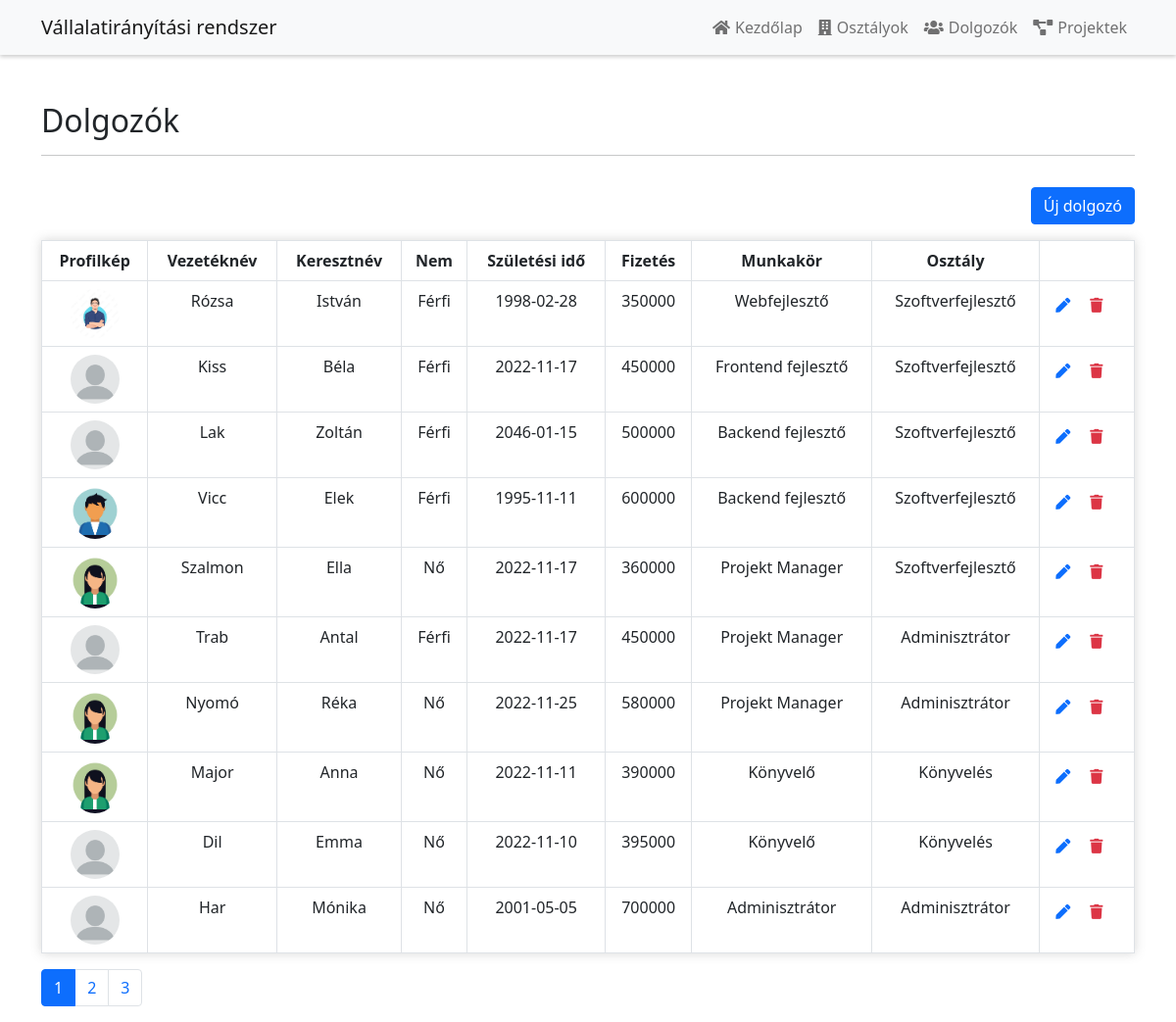
Screenshot of /employe.php with the database file from the repository.
### tables this page shows
CREATE TABLE `dolgozo` (
  `id` int(11) NOT NULL,
  `veznev` varchar(40) NOT NULL,
  `kernev` varchar(40) NOT NULL,
  `nem` tinyint(4) NOT NULL,
  `szulido` date NOT NULL,
  `fizetes` int(11) NOT NULL,
  `munkakor` varchar(40) NOT NULL,
  `profilkep` varchar(100) DEFAULT NULL,
  `osztaly_id` int(11) DEFAULT NULL
);

CREATE TABLE `osztaly` (
  `id` int(11) NOT NULL,
  `nev` varchar(40) NOT NULL,
  `manager_id` int(11) DEFAULT NULL
);

### employe.php (the view)
<?php
include('functions.php');
$pdo = pdo_connect_mysql();
$perPage = 10;
$total_row = $pdo->query('SELECT dolgozo.* FROM dolgozo')->rowCount();
$pages = ceil($total_row / $perPage);
$page = isset($_GET['page']) ? $_GET["page"] : 1;
$start = ($page - 1) * $perPage;
$query = "SELECT dolgozo.* FROM dolgozo LIMIT $start,$perPage";
$dolgozok = $pdo->query($query)->fetchAll(PDO::FETCH_ASSOC);
?>
<?= template_header('Dolgozók') ?>
<div class="container">
    <div class="row mt-5 mb-3">
        <div class="col-lg-12">
            <h2>Dolgozók</h2>
            <hr>
        </div>
    </div>
    <div class="row mb-3">
        <div class="col-lg-12 text-end">
            <a class="btn btn-primary" href="new_employe.php">Új dolgozó</a>
        </div>
    </div>
    <table class="table table-bordered">
        <thead>
        <tr>
            <th>Profilkép</th>
            <th>Vezetéknév</th>
            <th>Keresztnév</th>
            <th>Nem</th>
            <th>Születési idő</th>
            <th>Fizetés</th>
            <th>Munkakör</th>
            <th>Osztály</th>
            <th></th>
        </tr>
        </thead>
        <tbody>
        <?php if (!empty($dolgozok)): ?>
            <?php foreach ($dolgozok as $dolgozo): ?>
                <tr>
                    <td><img alt="profile" class="profileimg" src="<?php echo (empty($dolgozo["profilkep"])) ? "./img/profileavatar.webp" : "./profileimg/".$dolgozo["profilkep"]; ?>"></td>
                    <td><?= $dolgozo['veznev'] ?></td>
                    <td><?= $dolgozo['kernev'] ?></td>
                    <td><?= ($dolgozo['nem'] == 0) ? "Nő" : "Férfi" ?></td>
                    <td><?= $dolgozo['szulido'] ?></td>
                    <td><?= $dolgozo['fizetes'] ?></td>
                    <td><?= $dolgozo['munkakor'] ?></td>
                    <td>
                        <?php
                        $stmt = $pdo->prepare("SELECT osztaly.nev FROM osztaly WHERE osztaly.id = ?");
                        $stmt->execute([$dolgozo["osztaly_id"]]);
                        $osztaly = $stmt->fetchColumn();
                        if ($osztaly) {
                            echo $osztaly;
                        } else {
                            echo "Nincs megadva osztály";
                        }
                        ?>
                    </td>
                    <td class="actions">
                        <a href="edit_employe.php?id=<?= $dolgozo['id'] ?>" class="edit"><i
                                    class="fas fa-pen fa-xs"></i></a>
                        <a href="delete.php?dolgozo_id=<?= $dolgozo['id'] ?>" class="trash text-danger"><i
                                    class="fas fa-trash fa-xs"></i></a>
                    </td>
                </tr>
            <?php endforeach; ?>
        <?php else: ?>
            <tr>
                <td colspan="9">Nincs rögzítve dolgozó.</td>
            </tr>
        <?php endif; ?>
        </tbody>
    </table>
    <ul class="pagination">
        <?php for ($i = 1; $i <= $pages; $i++): ?>
            <li class="page-item<?php echo ($i == $page) ? " active" : "" ?>"><a class="page-link"
                                                                                 href='<?php echo "?page=$i"; ?>'>
                    <?php echo $i; ?>
                </a></li>
        <?php endfor; ?>
    </ul>
</div>
<?= template_footer() ?>

### css/main.css (style rules this page uses)
.actions .edit, .actions .trash { margin: 0 15px 0 0; }
.actions { font-size: 20px; text-align: center; }
.profileimg { width: 50px; border-radius: 50%; }
.card, .table { box-shadow: 0 0 10px 0 rgba(100, 100, 100, 0.26); }
.table { text-align: center; }

### rows the page displays
dolgozo: profilkep (picture), veznev "Rózsa", kernev "István", nem "Férfi", szulido "1998-02-28", fizetes "350000", munkakor "Webfejlesztő", osztaly.nev "Szoftverfejlesztő"
dolgozo: veznev "Kiss", kernev "Béla", nem "Férfi", szulido "2022-11-17", fizetes "450000", munkakor "Frontend fejlesztő", osztaly.nev "Szoftverfejlesztő"
dolgozo: veznev "Lak", kernev "Zoltán", nem "Férfi", szulido "2046-01-15", fizetes "500000", munkakor "Backend fejlesztő", osztaly.nev "Szoftverfejlesztő"
dolgozo: profilkep (picture), veznev "Vicc", kernev "Elek", nem "Férfi", szulido "1995-11-11", fizetes "600000", munkakor "Backend fejlesztő", osztaly.nev "Szoftverfejlesztő"
dolgozo: profilkep (picture), veznev "Szalmon", kernev "Ella", nem "Nő", szulido "2022-11-17", fizetes "360000", munkakor "Projekt Manager", osztaly.nev "Szoftverfejlesztő"
dolgozo: veznev "Trab", kernev "Antal", nem "Férfi", szulido "2022-11-17", fizetes "450000", munkakor "Projekt Manager", osztaly.nev "Adminisztrátor"
dolgozo: profilkep (picture), veznev "Nyomó", kernev "Réka", nem "Nő", szulido "2022-11-25", fizetes "580000", munkakor "Projekt Manager", osztaly.nev "Adminisztrátor"
dolgozo: profilkep (picture), veznev "Major", kernev "Anna", nem "Nő", szulido "2022-11-11", fizetes "390000", munkakor "Könyvelő", osztaly.nev "Könyvelés"
dolgozo: veznev "Dil", kernev "Emma", nem "Nő", szulido "2022-11-10", fizetes "395000", munkakor "Könyvelő", osztaly.nev "Könyvelés"
dolgozo: veznev "Har", kernev "Mónika", nem "Nő", szulido "2001-05-05", fizetes "700000", munkakor "Adminisztrátor", osztaly.nev "Adminisztrátor"
